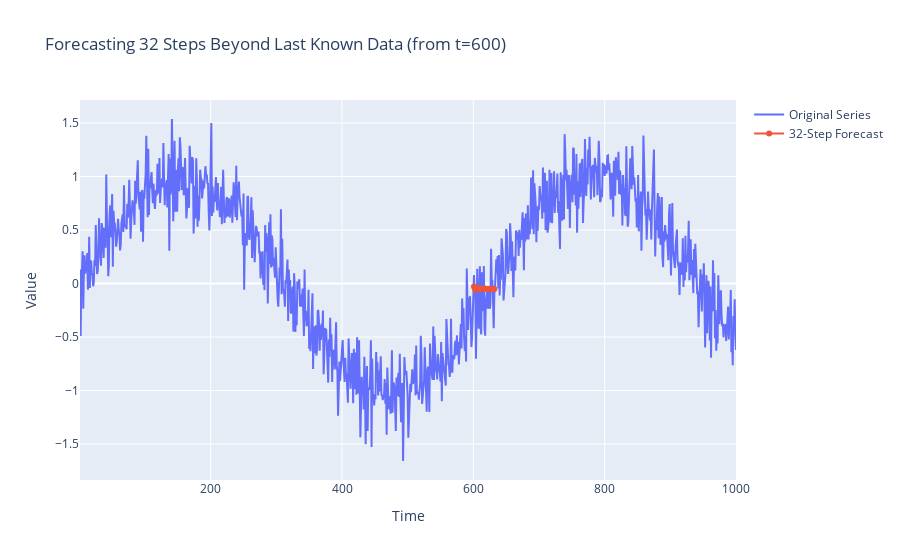

This figure's notebook cell:
### Code cell
import torch
import numpy as np
import pandas as pd
import plotly.graph_objects as go
from sklearn.linear_model import LinearRegression

# -------------------
# 1) Generate data
# -------------------
class Data():
    def __init__(self, batch_size=16, T=1000, num_train=600, tau=4):
        self.time = torch.arange(1, T + 1, dtype=torch.float32)
        self.x = torch.sin(0.01 * self.time) + torch.randn(T) * 0.2

data = Data()

df = pd.DataFrame({
    'time': data.time.numpy(),
    'x': data.x.numpy()
})

# -------------------
# 2) Build lag features
# -------------------
tau = 4
num_samples = 1000

lagged_data = {f'lag_{i}': df['x'].shift(i) for i in range(tau, 0, -1)}
lagged_data['target'] = df['x']

lagged_df = pd.DataFrame(lagged_data).iloc[tau:num_samples]

# -------------------
# 3) Train on first 600
# -------------------
df_train = lagged_df[:600]
X_train = df_train.drop('target', axis=1)
y_train = df_train['target']

model = LinearRegression().fit(X_train, y_train)

# -------------------
# 4) Predict next 32 steps starting from last known point
# -------------------
# Grab the last row of the last training example to start
last_known_inputs = lagged_df.drop('target', axis=1).iloc[599].values.reshape(1, -1)

future_preds = []
for _ in range(32):
    next_pred = model.predict(last_known_inputs)[0]
    future_preds.append(next_pred)
    
    # Shift window: drop oldest, add new prediction
    last_known_inputs = np.roll(last_known_inputs, -1)
    last_known_inputs[0, -1] = next_pred

# -------------------
# 5) Build future time indices
# -------------------
last_time = df['time'].iloc[599]  # last point of train
future_times = np.arange(last_time + 1, last_time + 1 + 32)

# -------------------
# 6) Plot original series + future predictions
# -------------------
fig = go.Figure()

# Original series
fig.add_trace(go.Scatter(
    x=df['time'],
    y=df['x'],
    mode='lines',
    name='Original Series'
))

# 32-step future forecast
fig.add_trace(go.Scatter(
    x=future_times,
    y=future_preds,
    mode='lines+markers',
    name='32-Step Forecast'
))

fig.update_layout(
    title='Forecasting 32 Steps Beyond Last Known Data (from t=600)',
    xaxis_title='Time',
    yaxis_title='Value'
)

fig.show()

### Figure 1 — Plotly figure (JSON) as saved in the notebook; plotly's stock layout.template omitted (floating-point values rounded to 4 significant figures; data arrays with more than 128 entries replaced by an {"elided": "..."} marker saying what was removed)
{"data": [{"mode": "lines", "name": "Original Series", "type": "scatter", "x": {"elided": "1000 float values"}, "y": {"elided": "1000 float values"}}, {"mode": "lines+markers", "name": "32-Step Forecast", "type": "scatter", "x": [601.0, 602.0, 603.0, 604.0, 605.0, 606.0, 607.0, 608.0, 609.0, 610.0, 611.0, 612.0, 613.0, 614.0, 615.0, 616.0, 617.0, 618.0, 619.0, 620.0, 621.0, 622.0, 623.0, 624.0, 625.0, 626.0, 627.0, 628.0, 629.0, 630.0, 631.0, 632.0], "y": [-0.02649, -0.03869, -0.05865, -0.04563, -0.04358, -0.04763, -0.04884, -0.04693, -0.04739, -0.04819, -0.04825, -0.04819, -0.0485, -0.04875, -0.04889, -0.04906, -0.04926, -0.04945, -0.04962, -0.0498, -0.04998, -0.05016, -0.05033, -0.0505, -0.05068, -0.05085, -0.05102, -0.05118, -0.05135, -0.05152, -0.05168, -0.05184]}], "layout": {"title": {"text": "Forecasting 32 Steps Beyond Last Known Data (from t=600)"}, "xaxis": {"title": {"text": "Time"}}, "yaxis": {"title": {"text": "Value"}}}}
